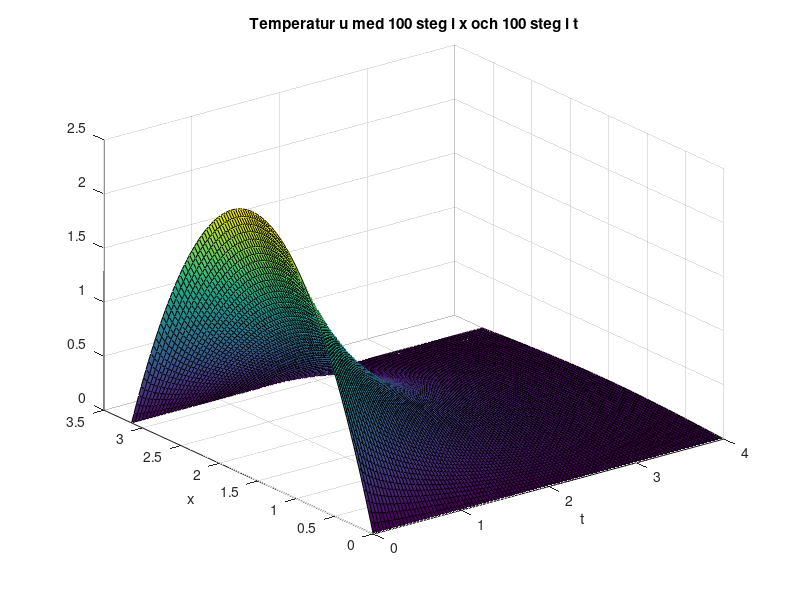
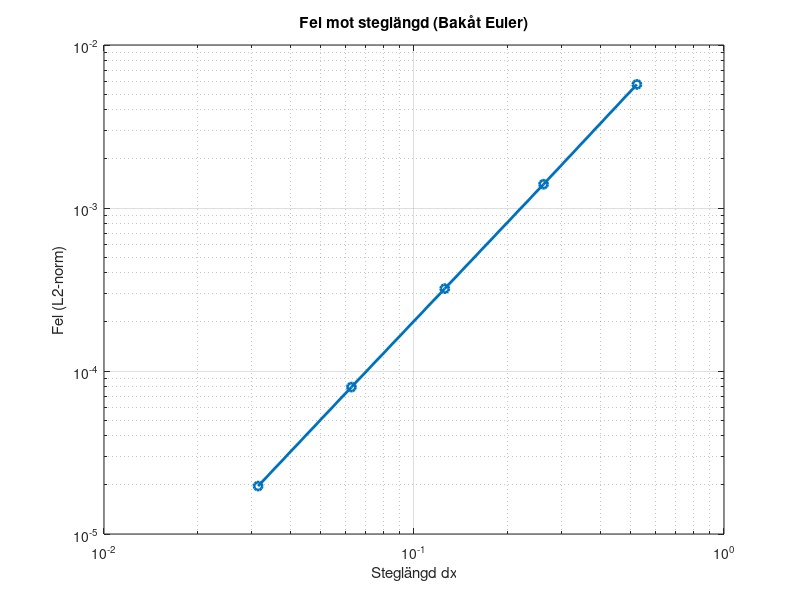

MATLAB code for these plots, in order:
%Losning av varmeledningsekvationen med FE
clear all, close all, clc
alpha=1;    %Termisk diffusivitet
T=4;        %Sluttid
M=100;       %Antal delintervall i x
N=100;       %Antal delintervall i t
A=diag(ones(M-2,1),-1)+diag(-2*ones(M-1,1))+diag(ones(M-2,1),1);
dx=pi/M; dt=T/N;




u=zeros(M-1,N+1);   %Initialisering
x=(dx:dx:pi-dx)';
u(:,1)=x.*(pi-x);    %Temperatur vid t=0

%Framåt Euler
% for i=1:N
%     u(:,i+1)=u(:,i)+dt/dx^2*A*u(:,i);
% end

%Bakåt Euler
for i=1:N
   u(:,i+1)=(eye(M-1)-dt/dx^2*A)\u(:,i);
end

surf(0:dt:T,[0;x;pi], [zeros(1,N+1); u; zeros(1,N+1)])
ylabel('x'),xlabel('t'),

title(['Temperatur u med ',num2str(M),' steg i x och ', num2str(N), ' steg i t'])


%fel

%Referenslösning tas fram med liten steglängd
M_ref = 800;
dx_ref = pi/M_ref;
dt_ref = T/N;
A_ref = diag(ones(M_ref-2,1),-1)+diag(-2*ones(M_ref-1,1))+diag(ones(M_ref-2,1),1);

x_ref = (dx_ref:dx_ref:pi-dx_ref)';
u_ref = zeros(M_ref-1, N+1);

%Startdata g(x)
u_ref(:,1) = x_ref.*(pi-x_ref);

% Beräkna referenslösning med BE
for i = 1:N
    u_ref(:,i+1) = (eye(M_ref-1)-dt_ref/dx_ref^2*A_ref)\u_ref(:,i);
end

%Relevant slutlösning
u_ref_end = u_ref(:,end);

%Testa fem steglängder
M_values = [100 50 25 12 6];  %dvs dx halveras fem gånger
errors = zeros(length(M_values),1);
dx_values = zeros(length(M_values),1);

for j = 1:length(M_values)
    Mj = M_values(j);
    dxj = pi/Mj;
    dx_values(j) = dxj;

    Aj = diag(ones(Mj-2,1),-1)+diag(-2*ones(Mj-1,1))+diag(ones(Mj-2,1),1);

    xj = (dxj:dxj:pi-dxj)';
    uj = zeros(Mj-1, N+1);
    uj(:,1) = xj.*(pi-xj);

    for i = 1:N
        uj(:,i+1) = (eye(Mj-1)-dt_ref/dxj^2*Aj)\uj(:,i);
    end

    %Interpolera referenslösningen till samma punkter
    u_ref_interp = interp1(x_ref, u_ref_end, xj);

    errors(j) = sqrt(dxj * sum((u_ref_interp - uj(:,end)).^2));
end

%Loglog-plot
figure
loglog(dx_values, errors, 'o-', 'LineWidth', 2)
xlabel('Steglängd dx')
ylabel('Fel (L2-norm)')
title('Fel mot steglängd (Bakåt Euler)')
grid on
